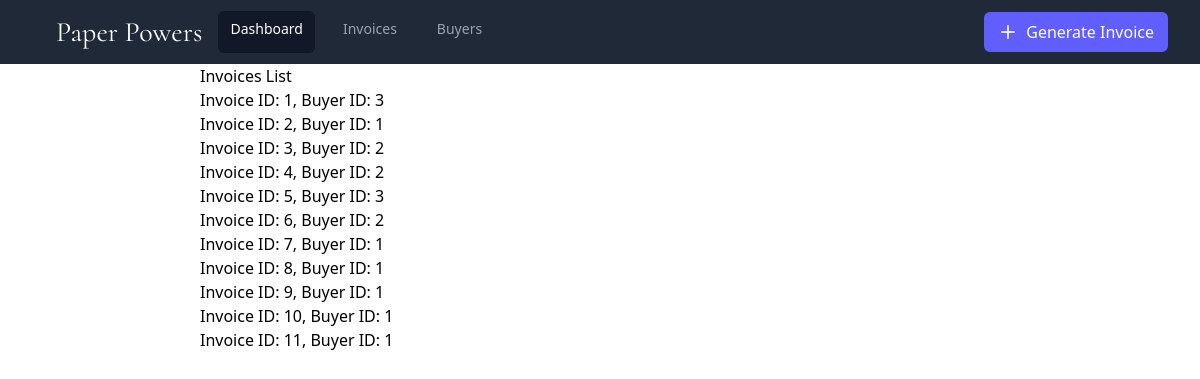
Before: /inv/list with the older database file.
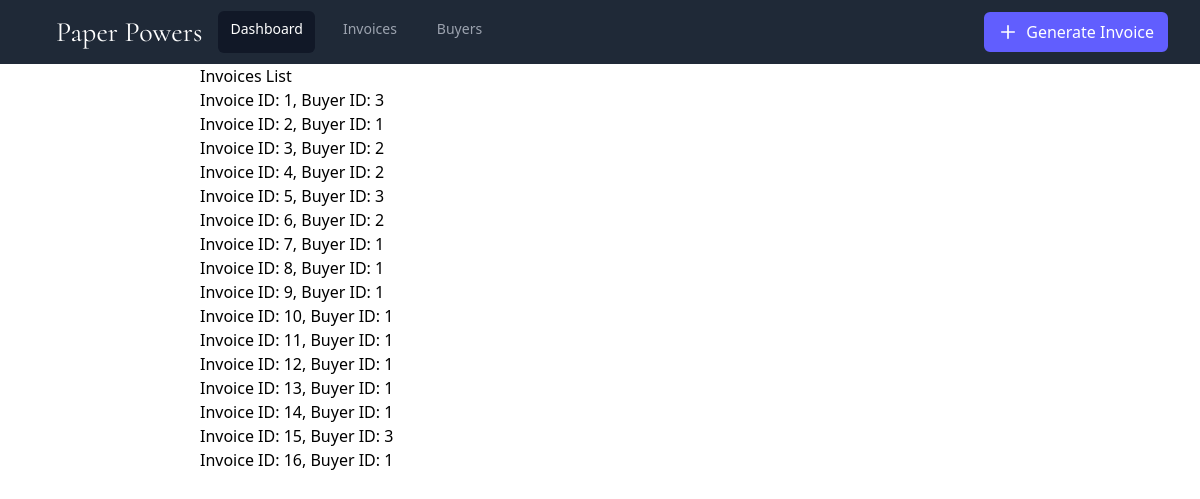
After: the same page with the newer database file.
### invoice/models.py (models this page shows, shortened)
class Invoice(models.Model):
    invID=models.AutoField(primary_key=True)
    buyerID=models.ForeignKey(Buyer,on_delete=models.SET_NULL, null=True)

### buyer/models.py (models this page shows, shortened)
class Buyer(models.Model):
    buyerID=models.AutoField(primary_key=True)
    name=models.CharField(max_length=64)
    adr=models.CharField(max_length=128)
    state=models.CharField(max_length=32)
    pin=models.IntegerField()
    gst=models.CharField(max_length=15)

### invoice/views.py (the view)
# urls.py: path('list', views.list, name='list')
def list(request):
    context={
        'invoices':Invoice.objects.all()
    }
    return render(request,'invoices.html',context)

### templates/invoices.html (shortened to what this page needs)
{% extends 'base.html' %}
{% block body %}
    <div>
        <h2>Invoices List</h2>
        <ul>
            {% for invoice in invoices %}
                <li>Invoice ID: {{ invoice.invID }}, Buyer ID: {{ invoice.buyerID.buyerID }}</li>
            {% endfor %}
        </ul>
    </div>
{% endblock body %}

Changed rows visible on the page:
added Invoice: invID "12", buyerID.buyerID "1"
added Invoice: invID "13", buyerID.buyerID "1"
added Invoice: invID "14", buyerID.buyerID "1"
added Invoice: invID "15", buyerID.buyerID "3"
added Invoice: invID "16", buyerID.buyerID "1"
